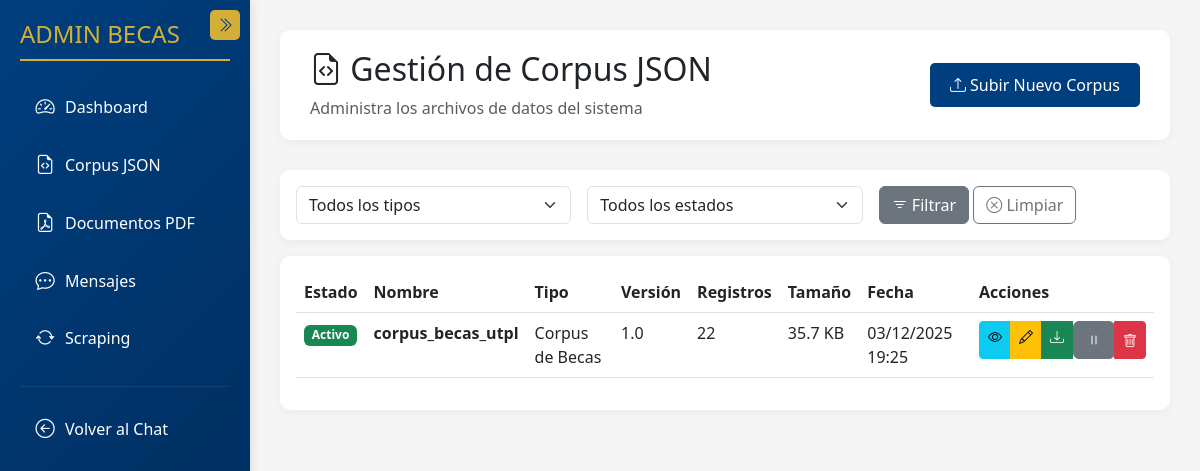
Page /admin-panel/corpus/ on the committed database.
### myapp/models.py (models this page shows, shortened)
class JSONCorpus(models.Model):
    CORPUS_TYPES = [
        ('becas', 'Corpus de Becas'),
        ('faqs', 'Preguntas Frecuentes'),
        ('general', 'Datos Generales'),
        ('custom', 'Personalizado'),
    ]
    name = models.CharField(
        max_length=200,
        unique=True,
        help_text="Nombre identificador del corpus (ej: 'becas_utpl_2024')"
    )
    corpus_type = models.CharField(
        max_length=20,
        choices=CORPUS_TYPES,
        default='general',
        help_text="Tipo de corpus de datos"
    )
    description = models.TextField(
        blank=True,
        help_text="Descripción del contenido del corpus"
    )
    file = models.FileField(
        upload_to='corpus_json/%Y/%m/',
        validators=[FileExtensionValidator(allowed_extensions=['json'])],
        help_text="Archivo JSON con el corpus de datos"
    )
    version = models.CharField(
        max_length=50,
        blank=True,
        help_text="Versión del corpus (ej: 1.0, 2024-Q1)"
    )
    is_active = models.BooleanField(
        default=True,
        help_text="Indica si este corpus está activo para uso"
    )
    records_count = models.IntegerField(
        default=0,
        help_text="Número de registros en el corpus"
    )
    file_size = models.BigIntegerField(
        default=0,
        help_text="Tamaño del archivo en bytes"
    )
    created_at = models.DateTimeField(
        default=timezone.now,
        help_text="Fecha de creación"
    )
    updated_at = models.DateTimeField(
        auto_now=True,
        help_text="Última actualización"
    )
    created_by = models.CharField(
        max_length=100,
        blank=True,
        help_text="Usuario que creó el corpus"
    )
    class Meta:
        ordering = ['-created_at']
        verbose_name = "Corpus JSON"
        verbose_name_plural = "Corpus JSON"
        indexes = [
            models.Index(fields=['corpus_type', 'is_active']),
            models.Index(fields=['-created_at']),
        ]

### myapp/views.py (the view)
# urls.py: path('admin-panel/corpus/', views.admin_corpus, name='admin_corpus'),
def admin_corpus(request):
    from myapp.models import JSONCorpus
    corpus_type = request.GET.get('corpus_type', '')
    is_active = request.GET.get('is_active', '')
    corpus_list = JSONCorpus.objects.all().order_by('-created_at')
    if corpus_type:
        corpus_list = corpus_list.filter(corpus_type=corpus_type)
    if is_active:
        corpus_list = corpus_list.filter(is_active=(is_active == 'true'))
    context = {
        'corpus_list': corpus_list,
        'section': 'corpus',
        'filters': {
            'corpus_type': corpus_type,
            'is_active': is_active,
        }
    }
    return render_partial_or_base(request, 'admin_corpus', context)

### myapp/views.py (called while the page is built)
def is_ajax(request):
    return request.headers.get("x-requested-with") == "XMLHttpRequest" or \
           request.headers.get("X-Requested-With") == "XMLHttpRequest"

def render_partial_or_base(request, partial_name, context=None, base_template='admin_base.html'):
    if context is None:
        context = {}
    if is_ajax(request):
        return render(request, f"partials/{partial_name}.html", context)
    else:
        from django.template.loader import render_to_string
        partial_html = render_to_string(f"partials/{partial_name}.html", context, request=request)
        context['initial_content'] = partial_html
        return render(request, base_template, context)

### myapp/templates/partials/admin_corpus.html (shortened to what this page needs)
<div data-page="corpus">
{% load static %}
<div class="header">
    <div class="d-flex justify-content-between align-items-center">
        <div>
            <h2><i class="bi bi-file-earmark-code"></i> Gestión de Corpus JSON</h2>
            <p class="text-muted mb-0">Administra los archivos de datos del sistema</p>
        </div>
        <a href="{% url 'admin_corpus_upload' %}" class="btn btn-utpl" data-link>
            <i class="bi bi-upload"></i> Subir Nuevo Corpus
        </a>
    </div>
</div>
<div class="card mb-3">
    <div class="card-body">
        <form method="get" class="row g-3">
            <div class="col-md-4">
                <select name="corpus_type" class="form-select">
                    <option value="">Todos los tipos</option>
                </select>
            </div>
            <div class="col-md-4">
                <select name="is_active" class="form-select">
                    <option value="">Todos los estados</option>
                </select>
            </div>
            <div class="col-md-4">
                <button type="submit" class="btn btn-secondary">
                    <i class="bi bi-filter"></i> Filtrar
                </button>
                <a href="{% url 'admin_corpus' %}" class="btn btn-outline-secondary" data-link>
                    <i class="bi bi-x-circle"></i> Limpiar
                </a>
            </div>
        </form>
    </div>
</div>
<div class="card">
    <div class="card-body">
        {% if corpus_list %}
        <div class="table-responsive">
            <table class="table table-hover">
                <thead>
                    <tr>
                        <th>Estado</th>
                        <th>Nombre</th>
                        <th>Tipo</th>
                        <th>Versión</th>
                        <th>Registros</th>
                        <th>Tamaño</th>
                        <th>Fecha</th>
                        <th>Acciones</th>
                    </tr>
                </thead>
                <tbody>
                    {% for corpus in corpus_list %}
                    <tr>
                        <td>
                            {% if corpus.is_active %}
                                <span class="badge bg-success">Activo</span>
                            {% else %}
                                <span class="badge bg-secondary">Inactivo</span>
                            {% endif %}
                        </td>
                        <td><strong>{{ corpus.name }}</strong></td>
                        <td>{{ corpus.get_corpus_type_display }}</td>
                        <td>{{ corpus.version|default:"-" }}</td>
                        <td>{{ corpus.records_count|default:"-" }}</td>
                        <td>{{ corpus.file_size|filesizeformat }}</td>
                        <td>{{ corpus.created_at|date:"d/m/Y H:i" }}</td>
                        <td>
                            <div class="btn-group btn-group-sm">
                                <a href="{% url 'admin_corpus_view' pk=corpus.pk %}" class="btn btn-info" title="Ver" data-link>
                                    <i class="bi bi-eye"></i>
                                </a>
                                <a href="{% url 'admin_corpus_edit' pk=corpus.pk %}" class="btn btn-warning" title="Editar" data-link>
                                    <i class="bi bi-pencil"></i>
                                </a>
                                {% if corpus.file %}
                                    <a href="{{ corpus.file.url }}" class="btn btn-success" title="Descargar" download>
                                        <i class="bi bi-download"></i>
                                    </a>
                                {% endif %}
                                <form method="post" action="{% url 'admin_corpus_toggle' pk=corpus.pk %}" style="display:inline;">
                                    <button type="submit" class="btn btn-secondary" title="{% if corpus.is_active %}Desactivar{% else %}Activar{% endif %}">
                                        <i class="bi {% if corpus.is_active %}bi-pause{% else %}bi-play{% endif %}"></i>
                                    </button>
                                </form>
                                <button type="button" class="btn btn-danger btn-delete-corpus" data-corpus-id="{{ corpus.pk }}" data-corpus-name="{{ corpus.name }}" title="Eliminar">
                                    <i class="bi bi-trash"></i>
                                </button>
                            </div>
                        </td>
                    </tr>
                    {% endfor %}
                </tbody>
            </table>
        </div>
        {% endif %}
    </div>
</div>
</div>

### myapp/static/css/admin.css (style rules this page uses)
:root { --utpl-blue: #003f7f; --utpl-gold: #d4af37; --sidebar-width: 250px; --sidebar-collapsed-width: 70px; }
body { font-family: 'Segoe UI', Tahoma, Geneva, Verdana, sans-serif; background-color: #f5f5f5; }
.header { background: white; padding: 20px 30px; border-radius: 10px; margin-bottom: 30px; box-shadow: 0 2px 10px rgba(0,0,0,0.05); }
.card { border: none; border-radius: 10px; box-shadow: 0 2px 10px rgba(0,0,0,0.05); margin-bottom: 20px; transition: transform 0.2s; }
.btn-utpl { background-color: var(--utpl-blue); color: white; border: none; padding: 10px 20px; border-radius: 5px; transition: all 0.3s; }

### rows in the picture
JSONCorpus: is_active "Activo", name "corpus_becas_utpl", corpus_type "Corpus de Becas", version "1.0", records_count "22", file_size|filesizeformat "35.7 KB", created_at "03/12/2025 19:25"
